Frame 1 (no input): blank canvas, image omitted
Frame 60 (the mouse pressed at the canvas centre just before this capture): blank canvas, image omitted
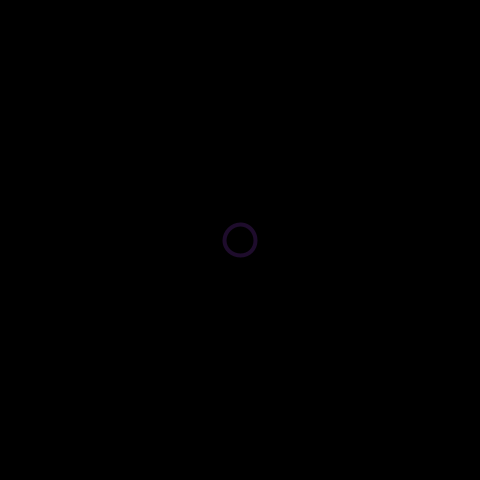
Frame 120 (the mouse held since frame 60 and released just before this capture)

The Processing sketch whose frames 1 and 60 were blank and that drew this single picture after the mouse press (run headless with seeded random() and noise(); from frame 60 on, the mouse is pressed at the canvas centre):

// Processing sketch: Rings_class_example
// ── Rings_class_example.pde
Ring[] rings;
int numRings = 50;
int currentRing = 0;

void setup(){
  size(480, 480);
  smooth();
  rings = new Ring[numRings];
  for (int i = 0; i < numRings; i++){
    rings[i] = new Ring();
  }
}


void draw() {
  background(0);
  for (int i = 0; i < numRings; i++){
    rings[i].grow();
    rings[i].display();
  }
}

void mousePressed(){
  rings[currentRing].start(mouseX, mouseY);
  currentRing++;
  if (currentRing >= numRings) {
    currentRing = 0;
  }
}

// ── Ring_class.pde
class Ring {
  float x, y;
  float diameter;
  boolean on = false; //turns the display on and off
  float r = 0;
  float g = 0;
  float b = 0;
  float a = 0;
  
  void start(float xpos, float ypos){
    x = xpos;
    y = ypos;
    on = true;
    diameter = 1;
    r = random(0,255);
    g = random(0, 255);
    b = random(0, 255);
    a = random(30, 100);
    
  }
  
  void grow(){
    if (on == true){
      diameter += 0.5;
      if (diameter > 400){
        on = false;
      }
    }
  }
  
  void display(){
    if (on == true) {
      noFill();
      strokeWeight(4);
      stroke(r, g, b, a);
      ellipse(x, y, diameter, diameter);
    }
  }
}
